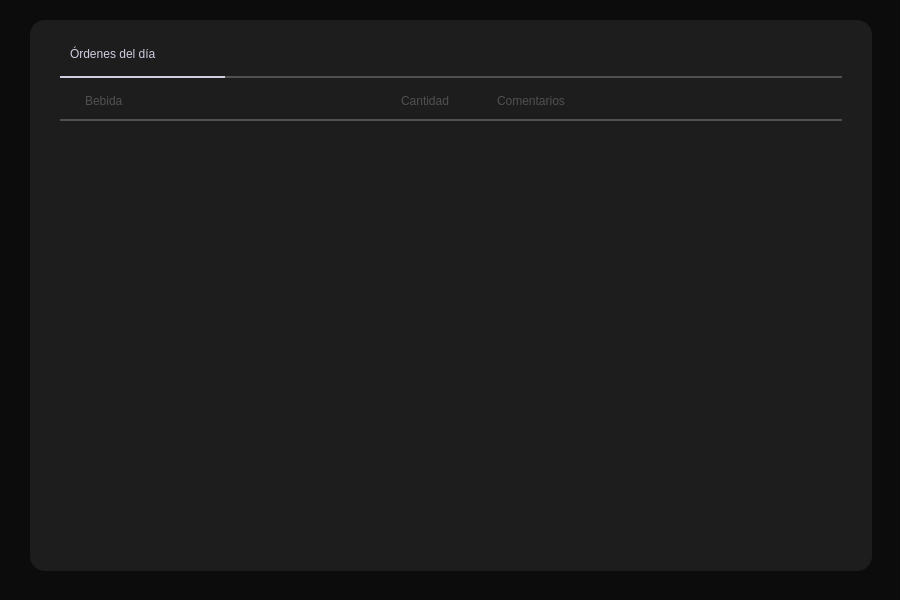
<?xml version="1.0" encoding="UTF-8"?>
<ui version="4.0">
 <class>principal_bartender</class>
 <widget class="QMainWindow" name="principal_bartender">
  <property name="geometry">
   <rect>
    <x>0</x>
    <y>0</y>
    <width>900</width>
    <height>600</height>
   </rect>
  </property>
  <property name="windowTitle">
   <string>MainWindow</string>
  </property>
  <property name="styleSheet">
   <string notr="true">background-color: #0C0C0C;</string>
  </property>
  <widget class="QWidget" name="centralwidget">
   <widget class="QFrame" name="frame">
    <property name="geometry">
     <rect>
      <x>30</x>
      <y>20</y>
      <width>842</width>
      <height>551</height>
     </rect>
    </property>
    <property name="styleSheet">
     <string notr="true">background-color: #1D1D1D;
border-radius: 15px;</string>
    </property>
    <property name="frameShape">
     <enum>QFrame::StyledPanel</enum>
    </property>
    <property name="frameShadow">
     <enum>QFrame::Raised</enum>
    </property>
    <layout class="QGridLayout" name="gridLayout">
     <property name="leftMargin">
      <number>30</number>
     </property>
     <property name="topMargin">
      <number>20</number>
     </property>
     <property name="rightMargin">
      <number>30</number>
     </property>
     <property name="bottomMargin">
      <number>20</number>
     </property>
     <property name="spacing">
      <number>10</number>
     </property>
     <item row="0" column="0">
      <layout class="QVBoxLayout" name="verticalLayout">
       <property name="spacing">
        <number>8</number>
       </property>
       <item>
        <layout class="QHBoxLayout" name="horizontalLayout_3">
         <item>
          <spacer name="horizontalSpacer_6">
           <property name="orientation">
            <enum>Qt::Horizontal</enum>
           </property>
           <property name="sizeType">
            <enum>QSizePolicy::Fixed</enum>
           </property>
           <property name="sizeHint" stdset="0">
            <size>
             <width>10</width>
             <height>20</height>
            </size>
           </property>
          </spacer>
         </item>
         <item>
          <widget class="QLabel" name="label">
           <property name="minimumSize">
            <size>
             <width>143</width>
             <height>28</height>
            </size>
           </property>
           <property name="styleSheet">
            <string notr="true">font: 75 14pt &quot;Noto Serif&quot;;
color:#D0CDE0;</string>
           </property>
           <property name="text">
            <string>Órdenes del día</string>
           </property>
          </widget>
         </item>
         <item>
          <spacer name="horizontalSpacer_5">
           <property name="orientation">
            <enum>Qt::Horizontal</enum>
           </property>
           <property name="sizeHint" stdset="0">
            <size>
             <width>40</width>
             <height>20</height>
            </size>
           </property>
          </spacer>
         </item>
        </layout>
       </item>
       <item>
        <layout class="QHBoxLayout" name="horizontalLayout_2">
         <property name="spacing">
          <number>0</number>
         </property>
         <item>
          <widget class="Line" name="line_3">
           <property name="minimumSize">
            <size>
             <width>165</width>
             <height>2</height>
            </size>
           </property>
           <property name="maximumSize">
            <size>
             <width>165</width>
             <height>2</height>
            </size>
           </property>
           <property name="styleSheet">
            <string notr="true">background-color: #D0CDE0;</string>
           </property>
           <property name="orientation">
            <enum>Qt::Horizontal</enum>
           </property>
          </widget>
         </item>
         <item>
          <widget class="Line" name="line">
           <property name="minimumSize">
            <size>
             <width>570</width>
             <height>2</height>
            </size>
           </property>
           <property name="maximumSize">
            <size>
             <width>16777215</width>
             <height>2</height>
            </size>
           </property>
           <property name="styleSheet">
            <string notr="true">background-color: #505050;</string>
           </property>
           <property name="orientation">
            <enum>Qt::Horizontal</enum>
           </property>
          </widget>
         </item>
        </layout>
       </item>
       <item>
        <spacer name="verticalSpacer">
         <property name="orientation">
          <enum>Qt::Vertical</enum>
         </property>
         <property name="sizeType">
          <enum>QSizePolicy::Fixed</enum>
         </property>
         <property name="sizeHint" stdset="0">
          <size>
           <width>20</width>
           <height>5</height>
          </size>
         </property>
        </spacer>
       </item>
       <item>
        <layout class="QHBoxLayout" name="horizontalLayout">
         <item>
          <spacer name="horizontalSpacer_4">
           <property name="orientation">
            <enum>Qt::Horizontal</enum>
           </property>
           <property name="sizeType">
            <enum>QSizePolicy::Fixed</enum>
           </property>
           <property name="sizeHint" stdset="0">
            <size>
             <width>25</width>
             <height>20</height>
            </size>
           </property>
          </spacer>
         </item>
         <item>
          <widget class="QLabel" name="label_2">
           <property name="sizePolicy">
            <sizepolicy hsizetype="Fixed" vsizetype="Preferred">
             <horstretch>0</horstretch>
             <verstretch>0</verstretch>
            </sizepolicy>
           </property>
           <property name="styleSheet">
            <string notr="true">font: 75 11pt &quot;Noto Serif&quot;;
color:#505050;</string>
           </property>
           <property name="text">
            <string>Bebida</string>
           </property>
          </widget>
         </item>
         <item>
          <spacer name="horizontalSpacer">
           <property name="orientation">
            <enum>Qt::Horizontal</enum>
           </property>
           <property name="sizeHint" stdset="0">
            <size>
             <width>270</width>
             <height>20</height>
            </size>
           </property>
          </spacer>
         </item>
         <item>
          <widget class="QLabel" name="label_3">
           <property name="sizePolicy">
            <sizepolicy hsizetype="Fixed" vsizetype="Preferred">
             <horstretch>0</horstretch>
             <verstretch>0</verstretch>
            </sizepolicy>
           </property>
           <property name="styleSheet">
            <string notr="true">font: 75 11pt &quot;Noto Serif&quot;;
color:#505050;</string>
           </property>
           <property name="text">
            <string>Cantidad</string>
           </property>
          </widget>
         </item>
         <item>
          <spacer name="horizontalSpacer_2">
           <property name="orientation">
            <enum>Qt::Horizontal</enum>
           </property>
           <property name="sizeType">
            <enum>QSizePolicy::Fixed</enum>
           </property>
           <property name="sizeHint" stdset="0">
            <size>
             <width>40</width>
             <height>20</height>
            </size>
           </property>
          </spacer>
         </item>
         <item>
          <widget class="QLabel" name="label_4">
           <property name="sizePolicy">
            <sizepolicy hsizetype="Fixed" vsizetype="Preferred">
             <horstretch>0</horstretch>
             <verstretch>0</verstretch>
            </sizepolicy>
           </property>
           <property name="minimumSize">
            <size>
             <width>101</width>
             <height>0</height>
            </size>
           </property>
           <property name="styleSheet">
            <string notr="true">font: 75 11pt &quot;Noto Serif&quot;;
color:#505050;</string>
           </property>
           <property name="text">
            <string>Comentarios</string>
           </property>
          </widget>
         </item>
         <item>
          <spacer name="horizontalSpacer_3">
           <property name="orientation">
            <enum>Qt::Horizontal</enum>
           </property>
           <property name="sizeType">
            <enum>QSizePolicy::Expanding</enum>
           </property>
           <property name="sizeHint" stdset="0">
            <size>
             <width>200</width>
             <height>20</height>
            </size>
           </property>
          </spacer>
         </item>
        </layout>
       </item>
       <item>
        <widget class="Line" name="line_2">
         <property name="minimumSize">
          <size>
           <width>750</width>
           <height>2</height>
          </size>
         </property>
         <property name="maximumSize">
          <size>
           <width>16777215</width>
           <height>2</height>
          </size>
         </property>
         <property name="styleSheet">
          <string notr="true">background-color: #505050;</string>
         </property>
         <property name="orientation">
          <enum>Qt::Horizontal</enum>
         </property>
        </widget>
       </item>
      </layout>
     </item>
     <item row="1" column="0">
      <widget class="QScrollArea" name="scrollArea_10">
       <property name="minimumSize">
        <size>
         <width>770</width>
         <height>300</height>
        </size>
       </property>
       <property name="styleSheet">
        <string notr="true">border:none;</string>
       </property>
       <property name="lineWidth">
        <number>0</number>
       </property>
       <property name="widgetResizable">
        <bool>true</bool>
       </property>
       <widget class="QWidget" name="scrollAreaWidgetContents_10">
        <property name="geometry">
         <rect>
          <x>0</x>
          <y>0</y>
          <width>782</width>
          <height>402</height>
         </rect>
        </property>
        <layout class="QGridLayout" name="gridLayout_11">
         <item row="0" column="0">
          <layout class="QGridLayout" name="observarbar">
           <property name="leftMargin">
            <number>0</number>
           </property>
           <property name="spacing">
            <number>0</number>
           </property>
          </layout>
         </item>
        </layout>
       </widget>
      </widget>
     </item>
    </layout>
   </widget>
  </widget>
 </widget>
 <resources/>
 <connections/>
</ui>
